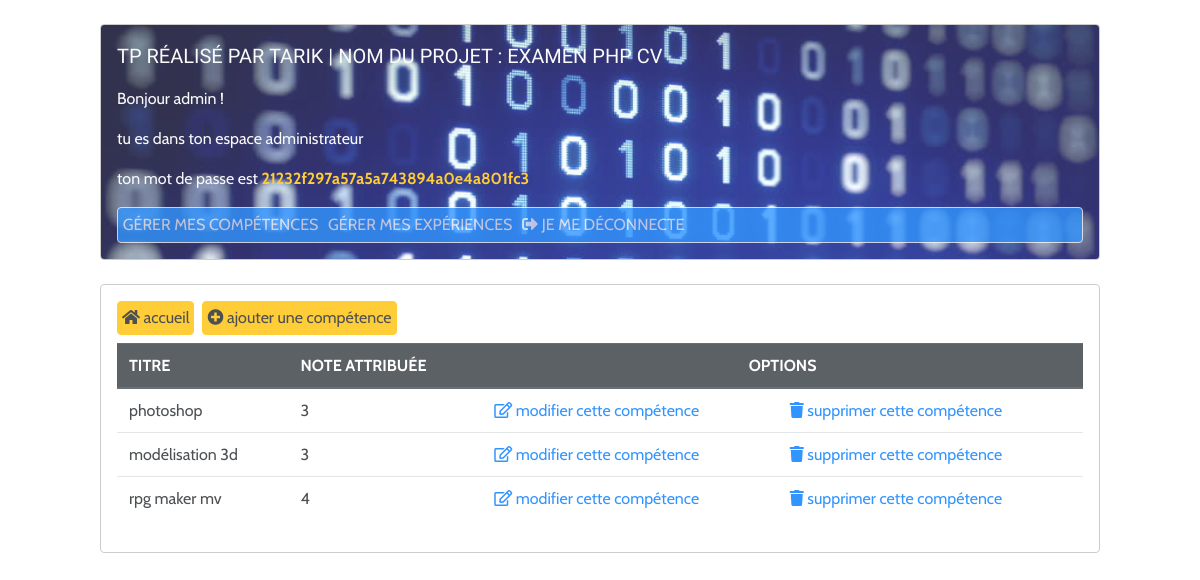
The app's page /competence.php (signed in) with its own data.
### tables this page shows
CREATE TABLE `competence` (
  `titre` varchar(250) NOT NULL,
  `id` int(11) NOT NULL,
  `note` int(11) NOT NULL
);

### competence.php (the view, shortened to what this page needs)
<?php
require_once ('include.php');
include ('jumbotron.php');
?>
<div class="menu container col-10">
<nav class="navbar navbar-expand-lg mb-2">
<a class="nav-link btn btn-warning mr-2 p-1" href="home.php"><i class="fas fa-home"></i>&nbsp;accueil</a>
<a class="nav-link btn btn-warning p-1" href="addCompetence.php"><i class="fa fa-plus-circle"></i>&nbsp;ajouter une compétence</a>
</nav>
<?php
$req = $bdd -> query('SELECT * FROM competence');
$results = $req->fetchAll();
?>
<table class="table table-hover">
  <thead class="thead-dark text-uppercase">
    <tr>
      <th scope="col">titre</th>
      <th scope="col">note attribuée</th>
      <th class='text-center' colspan='2'>options</th>
    </tr>
  </thead>
  <tbody>
    <?php
    foreach ($results as $res){?>
    <tr>
      <td><?= $res['titre']?></td>
      <td><?= $res['note']?></td>
      <td><a title="Editer" href="editCompetence.php?id=<?php echo($res['id']); ?>"><i class="far fa-edit"></i>&nbsp;modifier cette compétence</a></td>
      <td><a title="Supprimer" href="deleteCompetence.php?id=<?php echo($res['id']);?>"><i class="fas fa-trash"></i>&nbsp;supprimer cette compétence</a></td>
    </tr>
    <?php
    }
    ?>
  </tbody>
</table>
</div>

### utils/head.php (style rules this page uses)
* { font-family:'Cabin'; }
.menu { opacity:0.8; padding:1rem; border-radius:4px; border:1px solid silver; }
.navbar { margin:0; padding:0; }

### records on screen
competence: titre "photoshop", note "3"
competence: titre "modélisation 3d", note "3"
competence: titre "rpg maker mv", note "4"

### other values on screen
$dev[0] "TARIK"
$dev[3] "EXAMEN PHP CV"
$_SESSION['user']['nom'] "admin"
$_SESSION['user']['mot_de_passe'] "21232f297a57a5a743894a0e4a801fc3"
